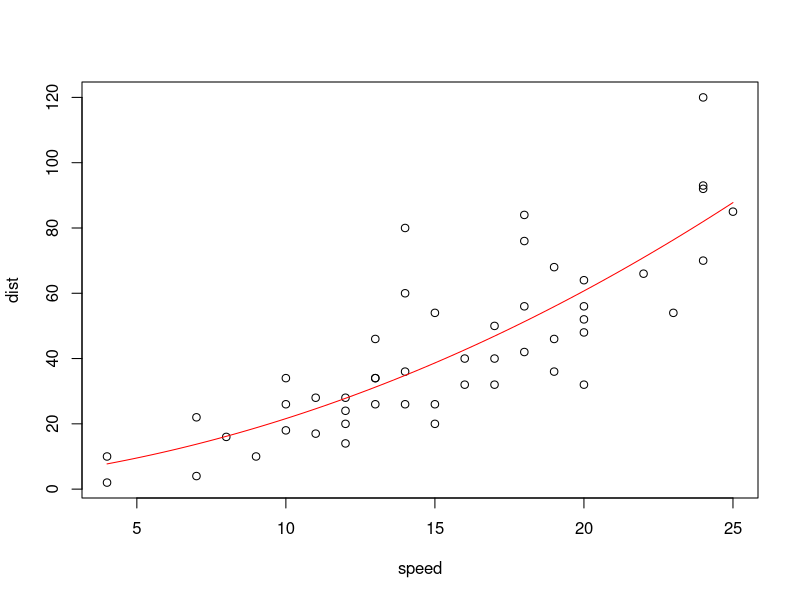
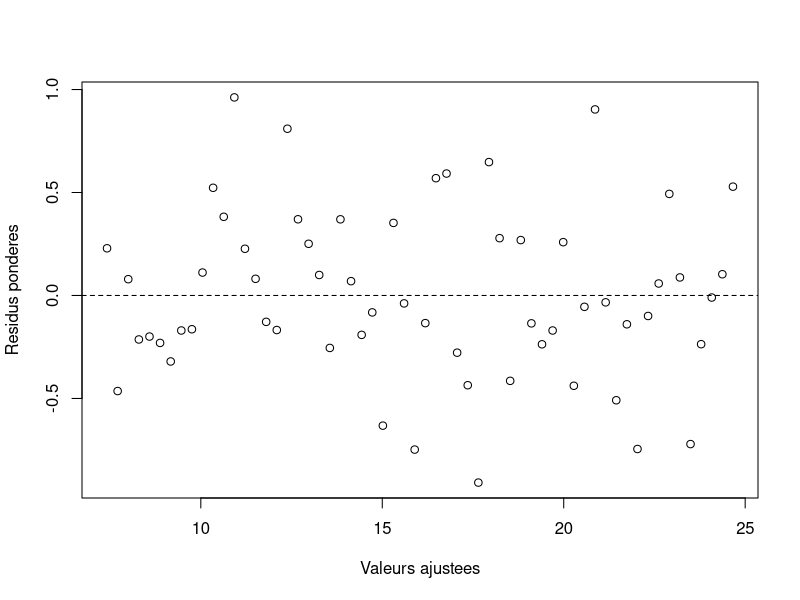
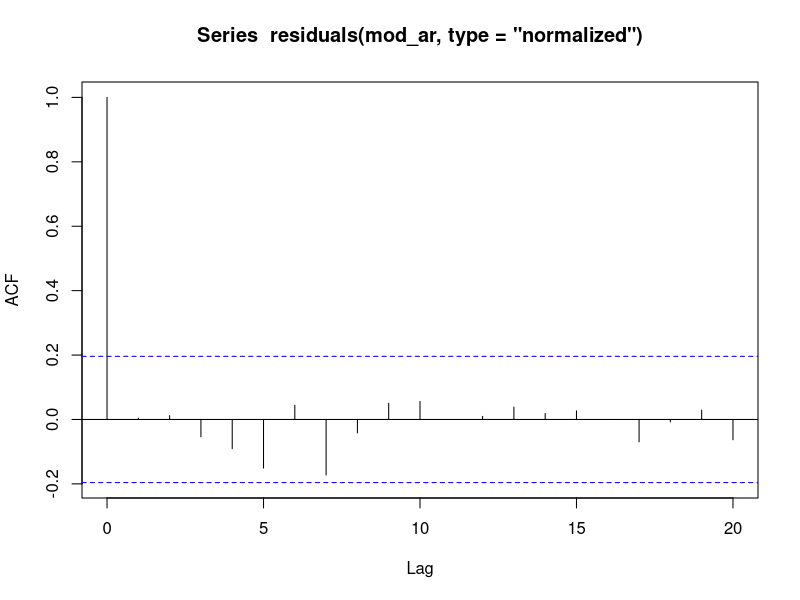

These figures' R source, in order:
# STT-2100 - Chapitre 11 - Techniques de régression avancées avec R
# Exemples de la fiche R, automne 2026.

# Régression polynomiale
mod_lin <- lm(dist ~ speed, data = cars)
mod_quad <- lm(dist ~ speed + I(speed^2), data = cars)
anova(mod_lin, mod_quad, test = "F")
summary(mod_quad)
# Conserver les termes de degre inferieur.
plot(cars)
grille <- data.frame(speed = seq(min(cars$speed),
                                max(cars$speed), length.out = 100))
lines(grille$speed, predict(mod_quad, newdata = grille),
      col = "red")

# Régression non linéaire
set.seed(2100)
x <- seq(0.1, 3, length.out = 40)
donnees_nl <- data.frame(x = x,
  y = 28 - 34 * exp(-x / 0.6) + rnorm(length(x), sd = 0.5))
mod_nl <- nls(y ~ a + b * exp(-x / theta), data = donnees_nl,
              start = list(a = 28, b = -30, theta = 0.7))
summary(mod_nl)
mod_nl$convInfo
predict(mod_nl, newdata = data.frame(x = c(0.5, 1, 2)))

# Moindres carrés pondérés
set.seed(2101)
x <- seq(1, 10, length.out = 60)
donnees_w <- data.frame(x = x,
  y = 5 + 2 * x + rnorm(length(x), sd = 0.5 * x))
mod_w <- lm(y ~ x, data = donnees_w, weights = 1 / x^2)
summary(mod_w)
confint(mod_w)
plot(fitted(mod_w), weighted.residuals(mod_w),
     xlab = "Valeurs ajustees", ylab = "Residus ponderes")
abline(h = 0, lty = 2)

# Modéliser une corrélation AR(1)
if (requireNamespace("nlme", quietly = TRUE)) {
  set.seed(2102)
  temps <- seq_len(100)
  erreur <- as.numeric(arima.sim(list(ar = 0.6), n = 100))
  serie <- data.frame(temps = temps,
                       y = 2 + 0.05 * temps + erreur)
  mod_ar <- nlme::gls(y ~ temps, data = serie,
    correlation = nlme::corAR1(form = ~ temps), method = "REML")
  summary(mod_ar)
  acf(residuals(mod_ar, type = "normalized"))
} else {
  message("L'exemple AR(1) necessite le paquet nlme.")
}
